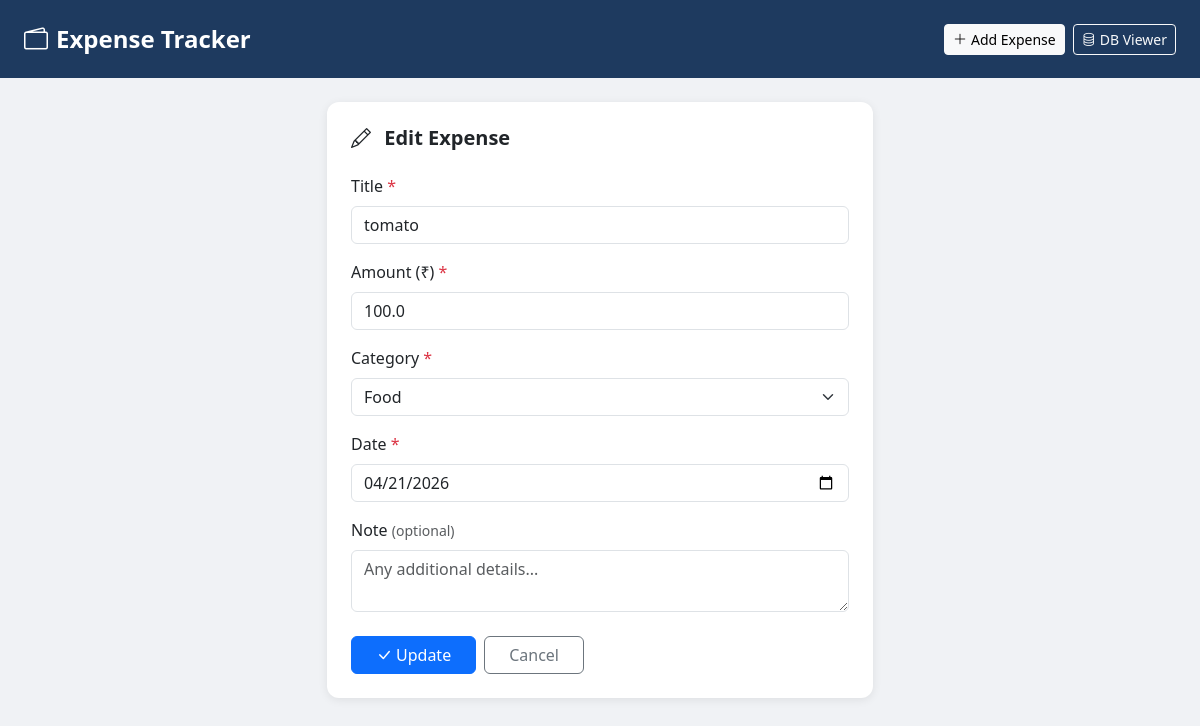
Screenshot of /edit/1 with the database file from the repository.
### tables this page shows
CREATE TABLE expenses (
                id INTEGER PRIMARY KEY AUTOINCREMENT,
                title TEXT NOT NULL,
                amount REAL NOT NULL,
                category TEXT NOT NULL,
                date TEXT NOT NULL,
                note TEXT
            );

### app.py (the view, shortened to what this page needs)
@app.route("/edit/<int:id>", methods=["GET", "POST"])
def edit(id):
    with get_db() as conn:
        expense = conn.execute("SELECT * FROM expenses WHERE id=?", (id,)).fetchone()
    if not expense:
        flash("Expense not found.", "danger")
        return redirect(url_for("index"))
    return render_template("form.html", expense=expense, today=datetime.today().strftime("%Y-%m-%d"))

### app.py (called while the page is built)
def get_db():
    conn = sqlite3.connect(DB)
    conn.row_factory = sqlite3.Row
    return conn

### templates/form.html (shortened to what this page needs)
{% extends "base.html" %}
{% block content %}
<div class="row justify-content-center">
  <div class="col-md-6">
    <div class="card p-4">
      <h5 class="fw-bold mb-4">
        <i class="bi bi-{{ 'pencil' if expense else 'plus-circle' }} me-2"></i>
        {{ "Edit Expense" if expense else "Add New Expense" }}
      </h5>
      <form method="post">
        <div class="mb-3">
          <label class="form-label">Title <span class="text-danger">*</span></label>
          <input type="text" name="title" class="form-control"
                 value="{{ expense.title if expense else '' }}" placeholder="e.g. Grocery shopping" required>
        </div>
        <div class="mb-3">
          <label class="form-label">Amount (₹) <span class="text-danger">*</span></label>
          <input type="number" name="amount" class="form-control" step="0.01" min="0"
                 value="{{ expense.amount if expense else '' }}" placeholder="0.00" required>
        </div>
        <div class="mb-3">
          <label class="form-label">Category <span class="text-danger">*</span></label>
          <select name="category" class="form-select" required>
            {% for cat in ["Food", "Transport", "Health", "Shopping", "Bills", "Entertainment", "Education", "Other"] %}
              <option value="{{ cat }}" {% if expense and expense.category == cat %}selected{% endif %}>{{ cat }}</option>
            {% endfor %}
          </select>
        </div>
        <div class="mb-3">
          <label class="form-label">Date <span class="text-danger">*</span></label>
          <input type="date" name="date" class="form-control"
                 value="{{ expense.date if expense else today }}" required>
        </div>
        <div class="mb-4">
          <label class="form-label">Note <span class="text-muted small">(optional)</span></label>
          <textarea name="note" class="form-control" rows="2"
                    placeholder="Any additional details...">{{ expense.note if expense else '' }}</textarea>
        </div>
        <div class="d-flex gap-2">
          <button type="submit" class="btn btn-primary px-4">
            <i class="bi bi-check-lg me-1"></i>{{ "Update" if expense else "Save" }}
          </button>
          <a href="/" class="btn btn-outline-secondary px-4">Cancel</a>
        </div>
      </form>
    </div>
  </div>
</div>
{% endblock %}

### templates/base.html (style rules this page uses)
body { background: #f0f2f5; }
.card { border: none; border-radius: 12px; box-shadow: 0 2px 10px rgba(0,0,0,0.08); }

### rows the page displays
expenses: title "tomato", amount "100.0", category "Food", date "04/21/2026"

### other values shown
{{ "Edit Expense" if expense else "Add New Expense" }} "Edit Expense"
{{ "Update" if expense else "Save" }} "Update"
